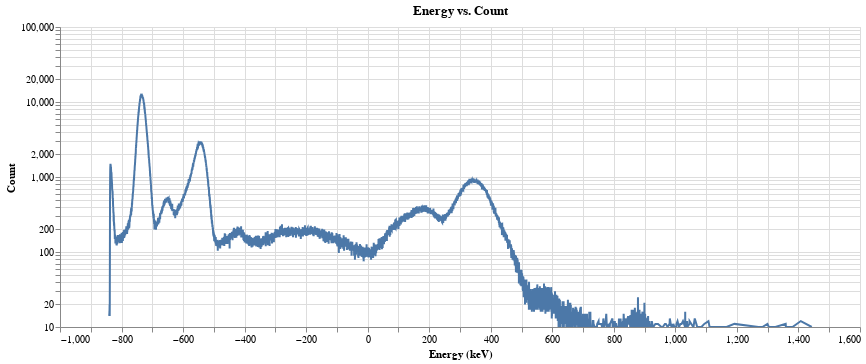

The cell this chart's notebook holds for it:
### Markdown cell above
# Ba133 Data

### Code cell
threshold = 10  # Set the threshold value

# Filter the counts based on the threshold
Ba133_data_Filterd = Ba133_data[Ba133_data['Count'] >= threshold]

# Create the Altair chart with log scale
alt.Chart(Ba133_data_Filterd).mark_line().encode(
    x='Energy (keV)',
    y=alt.Y('Count', scale=alt.Scale(type='log'))  # Set the y-axis scale to log
).interactive().properties(
    title='Energy vs. Count',
    width=800
)

### Figure 1 — Vega-Lite specification as saved in the notebook (floating-point values rounded to 4 significant figures; data arrays with more than 128 entries replaced by an {"elided": "..."} marker saying what was removed)
{"config": {"view": {"continuousWidth": 300, "continuousHeight": 300}}, "data": {"name": "data-295f931049b67377e414333d3cf063c8"}, "mark": {"type": "line"}, "encoding": {"x": {"field": "Energy (keV)", "type": "quantitative"}, "y": {"field": "Count", "scale": {"type": "log"}, "type": "quantitative"}}, "params": [{"name": "param_67", "select": {"type": "interval", "encodings": ["x", "y"]}, "bind": "scales"}], "title": "Energy vs. Count", "width": 800, "$schema": "https://vega.github.io/schema/vega-lite/v5.8.0.json", "datasets": {"data-295f931049b67377e414333d3cf063c8": {"elided": "5648 records"}}}
